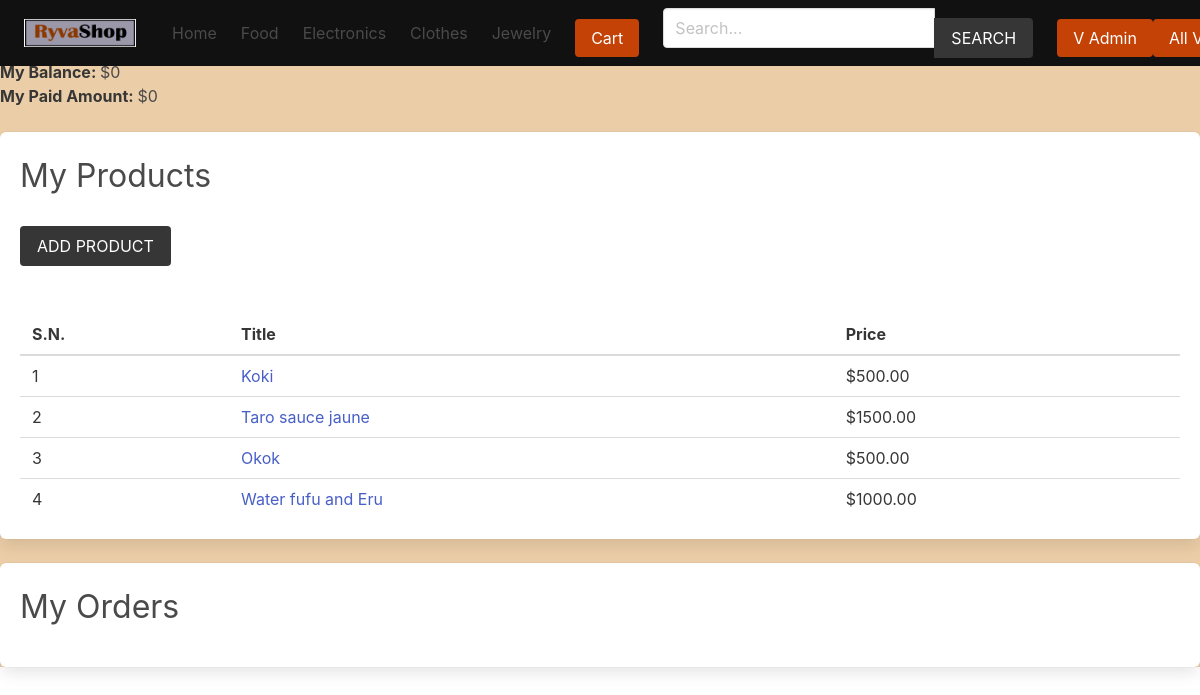
/vendor/vendor-admin/ (signed in), run on the app's committed database.
### product/models.py (models this page shows, shortened)
class Category(models.Model):
    title = models.CharField(max_length=50)
    slug = models.SlugField(max_length=55)
    ordering = models.IntegerField(default=0)
    class Meta:
        ordering = ['ordering']

class Product(models.Model):
    category = models.ForeignKey(Category, related_name='products', on_delete=models.CASCADE)
    vendor = models.ForeignKey(Vendor, related_name="products", on_delete=models.CASCADE)
    title = models.CharField(max_length=50)
    slug = models.SlugField(max_length=55)
    description = models.TextField(blank=True, null=True)
    price = models.DecimalField(max_digits=6, decimal_places=2)
    added_date = models.DateTimeField(auto_now_add=True)
    image = models.ImageField(upload_to='uploads/', blank=True, null=True)
    thumbnail = models.ImageField(upload_to='uploads/', blank=True, null=True) # Change uploads to thumbnails
    class Meta:
        ordering = ['-added_date']

### vendor/models.py (models this page shows, shortened)
class Vendor(models.Model):
    name = models.CharField(max_length=255)
    created_at = models.DateTimeField(auto_now_add=True)
    created_by = models.OneToOneField(User, related_name='vendor', on_delete=models.CASCADE)
    class Meta:
        ordering = ['name']
    def get_balance(self):
        items = self.items.filter(vendor_paid=False, order__vendors__in=[self.id])
        return sum((item.product.price * item.quantity) for item in items)
    def get_paid_amount(self):
        items = self.items.filter(vendor_paid=True, order__vendors__in=[self.id])
        return sum((item.product.price * item.quantity) for item in items)

### vendor/views.py (the view, shortened to what this page needs)
# urls.py: path('vendor-admin/', views.vendor_admin, name="vendor-admin"),
@login_required
def vendor_admin(request):
    vendor = request.user.vendor
    products = vendor.products.all()
    orders = vendor.orders.all()
    return render(request, 'vendor/vendor_admin.html', {'vendor': vendor, 'products': products, 'orders': orders})

### cart/cart.py (called while the page is built)
    def __len__(self):
        return sum(item['quantity'] for item in self.cart.values())

### cart/context_processors.py (called while the page is built)
def cart(request):
    return {'cart': Cart(request)}

### product/context_processors.py (called while the page is built)
def menu_categories(request):
    categories = Category.objects.all()
    return {'categories': categories}

### templates/vendor/vendor_admin.html (shortened to what this page needs)
{% extends 'core/base.html' %}
{% block content %}
    <h1 class="title">Vendor Admin - <span class="is-capitalized">{{vendor.name}}</span></h1>
    <div class="mb-5">
        <strong>My Balance: </strong> ${{vendor.get_balance}} <br>
        <strong>My Paid Amount: </strong> ${{vendor.get_paid_amount}}
    </div>
    <div class="box">
        <h2 class="is-size-3 mb-4">My Products</h2>
        <a href="{% url 'vendor:add-product' %}" class="button is-dark is-uppercase mb-6">Add Product</a>
        {% if products %}
            <table class="table is-fullwidth">
                <thead>
                    <tr>
                        <th>S.N.</th>
                        <th>Title</th>
                        <th>Price</th>
                    </tr>
                </thead>
                <tbody>
                    {% for product in products %}
                        <tr>
                            <td>{{ forloop.counter }}</td>
                            <td><a href="{% url 'product:product' product.category.slug product.slug %}">{{ product.title }}</a></td>
                            <td>${{ product.price }}</td>
                        </tr>
                    {% endfor %}
                </tbody>
            </table>
        {% else %}
            <p class="has-text-danger">Products not added yet.</p>
        {% endif %}
    </div>
    <div class="box">
        <h2 class="is-size-3 mb-4">My Orders</h2>
    </div>
{% endblock content %}

### templates/core/base.html (shortened to what this page needs)
{% load static %}
<!DOCTYPE html>
<html lang="en">
<head>
    <link rel="stylesheet" href="https://cdn.jsdelivr.net/npm/bulma@0.9.2/css/bulma.min.css">
    <link rel="stylesheet" href="{% static 'css/main.css' %}">
</head>
<body>
    <div class="navContainer">
        <nav class="navbar navContainercolor" role="navigation" aria-label="main navigation">
            <div class="navbar-item">
                <a class="navbar-item" href="{% url 'core:home' %}">
                <img src="{% static 'logo.jpg' %}" width="112" height="28">
                </a>
            </div>
            <div id="navbarBasicExample" class="navbar-menu">
                <div class="navbar-start hoverTest">
                <a class="navbar-item" href="{% url 'core:home' %}">
                    Home
                </a>
                {% for category in categories %}
                    <a class="navbar-item" href="{% url 'product:category' category.slug %}">
                        {{category.title}}
                    </a>
                {% endfor %}
                </div>
                <div class="navbar-item">
                    <a href="{% url 'cart:cart' %}" class="button buttoncolor">Cart {% if cart %}({{cart|length}}){% endif %}</a>
                </div>
                <div class="navbar-start">
                    <div class="navbar-item">
                        <form method="get" action="{% url 'product:search' %}">
                            <div class="field has-addons">
                                <div class="control">
                                    <input type="search" name="query" id="" class="input" placeholder="Search...">
                                </div>
                                <div class="control">
                                    <button class="button is-dark is-uppercase">Search</button>
                                </div>
                            </div>
                        </form>
                    </div>
                </div>
                <div class="navbar-item">
                    {% if request.user.is_authenticated %}
                        <a class="button buttoncolor" href="{% url 'vendor:vendor-admin' %}">V Admin</a>
                    {% else %}
                        <a class="button buttoncolor" href="{% url 'vendor:become-vendor' %}">B Vendor</a>
                    {% endif %}
                    <br>
                    <a class="button buttoncolor" href="{% url 'vendor:vendors' %}">All Vendors</a>
                </div>
            </div>
            </nav>
    </div>
    <section class="">
        <div class="">
            {% block content %}{% endblock content %}
        </div>
    </section>
</body>
</html>

### core/static/css/main.css (style rules this page uses)
body { background-color: rgb(235, 205, 167); }
.navContainercolor { background-color:#111; color: #fff; }
.buttoncolor { background-color: #c44206; color: #fff; border:#000; }
.navContainer .navbar { align-items: center; width: 100%; position: fixed; }
.navbar-item img { position: relative; top: 0px; z-index: 0; animation-delay: 0.5s; }
h1 { color: #111; }
.button { width: fit-content; height: fit-content; margin-top: 10px; }

### data on the page
Category: title "Food"
Category: title "Electronics"
Category: title "Clothes"
Category: title "Jewelry"
Vendor: get_balance "0", get_paid_amount "0"
Product: title "Koki", price "500.00"
Product: title "Taro sauce jaune", price "1500.00"
Product: title "Okok", price "500.00"
Product: title "Water fufu and Eru", price "1000.00"
